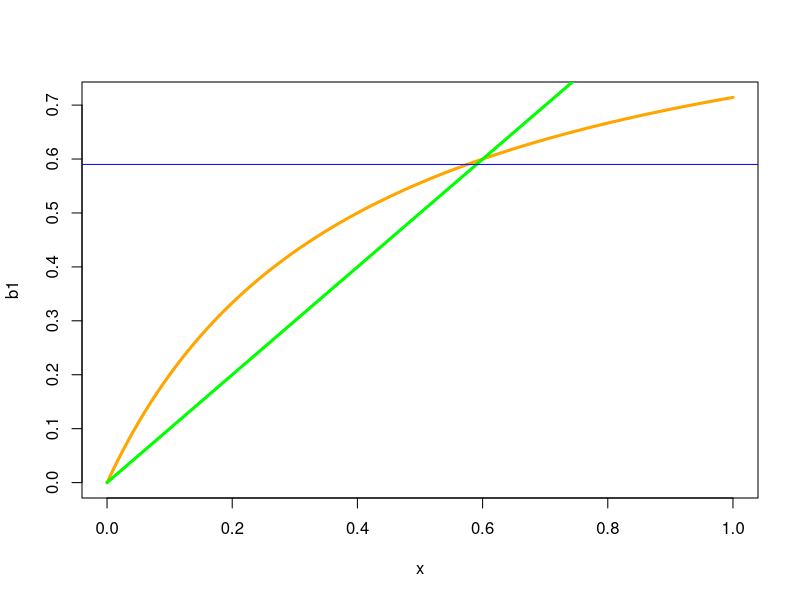
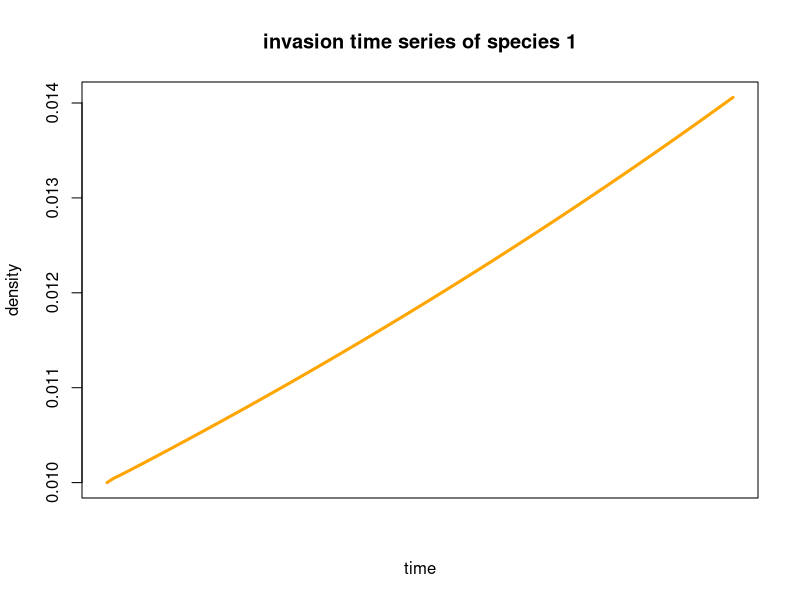
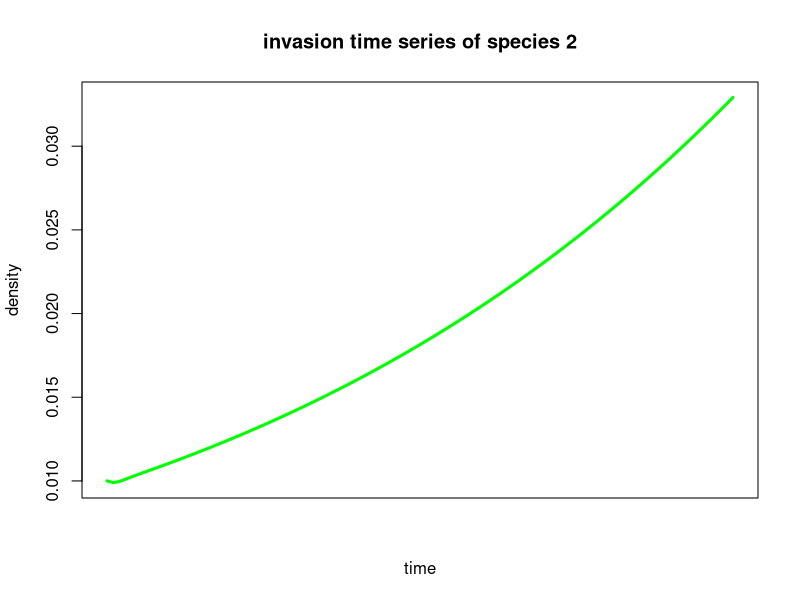

R code for these plots, in order: (Note: this script raises an error after producing the figures.)

# functions for simulating and determining initial conditions -------------

# population map of species 1, the gleaner
N1Dynam <- function(N1, R, pars){
  N1 * ((pars[["w"]] * pars[["mu1"]] * R)/(pars[["K1"]] + R) - pars[["d"]])
}

# population map of species 2, the opportunist
N2Dynam <- function(N2, R, pars){
  N2 * ((pars[["w"]] * pars[["mu2"]] * R)/(pars[["K2"]] + R) - pars[["d"]])
}

# map for the resource
RDynam <- function(N1, N2, R, pars){
  pars[["d"]]*(pars[["S"]] - R) - ((pars[["mu1"]] * R * N1)/(pars[["K1"]] + R)) - ((pars[["mu2"]] * R * N2)/(pars[["K2"]] + R))
}

# function for a single time-step
step <- function(N1, N2, R, pars){
  # local growth
  N1 <- N1 + N1Dynam(N1, R, pars)*pars[["dt"]];
  N2 <- N2 + N2Dynam(N2, R, pars)*pars[["dt"]];
  R <- R + RDynam(N1, N2, R, pars)*pars[["dt"]];
  
  # dispersal dynamics
  disp1 <- (1-pars[["q1"]])*N1*pars[["dt"]]
  disp2 <- (1-pars[["q2"]])*N2*pars[["dt"]]
  N1 <- N1 - disp1 + sum(disp1)/pars[["num_patches"]]
  N2 <- N2 - disp2 + sum(disp2)/pars[["num_patches"]]
  
  list(N1 = N1, N2 = N2, R = R)
}

# functions for simulating multiple time-steps
sim <- function(N1, N2, R, pars, num_steps){
  for(i in 1:num_steps)
  {
    temp <- step(N1, N2, R, pars)
    N1 <- temp$N1
    N2 <- temp$N2
    R <- temp$R
  }
  return(list(N1 = N1, N2 = N2, R = R))
}

# functions for simulating multiple time-steps and recording density/concentration data
sim_record <- function(N1_init, N2_init, R_init, pars, num_steps){
  
  N1_mat <- matrix(NA, nrow = pars[["num_patches"]], ncol = num_steps+1)
  N2_mat <- matrix(NA, nrow = pars[["num_patches"]], ncol = num_steps+1)
  R_mat <- matrix(NA, nrow = pars[["num_patches"]], ncol = num_steps+1)
  N1_mat[,1] <- N1_init
  N2_mat[,1] <- N2_init
  R_mat[,1] <- R_init
  
  for(i in 1:num_steps)
  {
    temp <- step(N1_mat[,i], N2_mat[,i], R_mat[,i], pars)
    N1_mat[,i+1] <- temp[["N1"]]
    N2_mat[,i+1] <- temp[["N2"]]
    R_mat[,i+1] <- temp[["R"]]
  }
  return(list(N1 = N1_mat, N2 = N2_mat, R = R_mat))
}

# equilibrium consumer density when there is only one resident
NEq <- function(w, d, mu, K, S0)
{
  (w * (d * (K + S0) - mu * S0 * w))/ (d - mu * w)
}

# equilibrium resource concentration when there is only one resident
REq <- function(w, d, mu, K, S0)
{
  (d * K)/(mu * w - d)
}

# proof of concept: coexistence -------------------------------------------

# specify parameters
num_patches <- 1000
S0 <- 3 # mean resource supply point
sigma <- 0.5
S <- rnorm(num_patches, S0, sigma)
S <- ifelse(S < 0,0,S)

pars <- list(
  num_patches = num_patches,
  dt = 0.01,
  d = 0.59,
  w = 1,
  S0 = S0,
  mu1 = 1,
  K1 = 0.4,
  q1 = 0.1,
  mu2 = 1000,
  K2 = 1000,
  q2 = 0.1,
  sigma = sigma,
  S = S
  )

# plot opporutnist-gleaner trade-off
xmax <- 1
x <- seq(0,xmax,0.01)
b1 <- pars[["w"]]*pars[["mu1"]]*x / (pars[["K1"]] + x)
b2 <- pars[["w"]]*pars[["mu2"]]*x / (pars[["K2"]] + x)
plot(x, b1, type = "l", col = "orange", lwd = 3, xlim = c(0,xmax))
lines(x, b2, type = "l", col = "green", lwd = 3)
abline(h=pars[["d"]], col = "Blue")

N1Eq <- NEq(pars[["w"]], pars[["d"]], pars[["mu1"]], pars[["K1"]], pars[["S0"]])
N2Eq <- NEq(pars[["w"]], pars[["d"]], pars[["mu2"]], pars[["K2"]], pars[["S0"]])
REq_inv2 <- REq(pars[["w"]], pars[["d"]], pars[["mu1"]], pars[["K1"]], pars[["S0"]])
REq_inv1 <- REq(pars[["w"]], pars[["d"]], pars[["mu2"]], pars[["K2"]], pars[["S0"]])


### INVASION ANALYSIS

# invasion analysis parameters
tmax <- 10000 
thin <- 100 # thin data archive for faster plotting

## species 1 is the invader
# intial conditions 
N1_init <- rep(0.01, pars[["num_patches"]])
N2_init <- rep(N2Eq, pars[["num_patches"]])
R_init <- rep(REq_inv1, pars[["num_patches"]])
# simulate
res <- sim_record(N1_init, N2_init, R_init, pars, tmax)
# plot invasion time series of species 1
plot(colMeans(res$N1[,seq(1,tmax+1, by = thin)]), type = "l", col = "orange", lwd = 3, main = "invasion time series of species 1", xlab = "time", ylab = "density", xaxt='n')

## species 2 is the invader
# intial conditions
N1_init <- rep(N1Eq, pars[["num_patches"]])
N2_init <- rep(0.01, pars[["num_patches"]])
R_init <- rep(REq_inv2, pars[["num_patches"]])
# simulate
res <- sim_record(N1_init, N2_init, R_init, pars, tmax)
plot(colMeans(res$N2[,seq(1,tmax+1, by = thin)]), type = "l", col = "green", lwd = 3, main = "invasion time series of species 2", xlab = "time", ylab = "density", xaxt='n')


### BOTH SPECIES AT TYPICAL ABUNDANCES

### intial conditions when both species are abundance
N1_init <- rep(N1Eq/2, pars[["num_patches"]])
N2_init <- rep(N1Eq/2, pars[["num_patches"]])
R_init <- rep(REq_inv1, pars[["num_patches"]])

tmax <- 100000
res <- sim_record(N1_init, N2_init, R_init, pars, tmax)
plot(colMeans(res$N1[,seq(1,tmax+1, by = thin)]), type = "l", col = "orange", lwd = 3, ylim = c(0.5,1.5), xlab = "Time", ylab = "Density", xaxt='n')
lines(colMeans(res$N2[,seq(1,tmax+1, by = thin)]), type = "l", col = "green", lwd = 3)
lines(colMeans(res$R[,seq(1,tmax+1, by = thin)]), type = "l", col = "purple", lwd = 3)
legend("topright", 
       legend = c("Consumer 1: gleaner", "Consumer 2: opportunist", "Resource"), 
       col = c("orange","green","purple"),
       lty= 1,
       lwd= 3)


# resource variation as a function of local retention --------------------

# specify parameters
num_patches <- 1000
S0 <- 3 # mean resource supply point
sigma <- 0.1
S <- rnorm(num_patches, S0, sigma)
S <- ifelse(S < 0,0,S)
q_vec <- seq(0,1, by = 0.05)
R_var <- numeric(length(q_vec))
tmax <- 1000

# simulations
for(i in seq_along(q_vec))
{
  pars <- list(
    num_patches = num_patches,
    dt = 0.01,
    d = 0.59,
    w = 1,
    S0 = S0,
    mu1 = 1,
    K1 = 0.4,
    q1 = q_vec[i],
    mu2 = 1000,
    K2 = 1000,
    q2 = 0.1,
    sigma = sigma,
    S = S
  )
  res <- sim(1, 0, 1, pars, tmax)
  R_var[i] <- var(res[["R"]])
}

# approximation
q_range <- seq(0,1,by = 0.001)
R_var_estim <- pars[["sigma"]]^2 *(((pars[["d"]] * pars[["K1"]] * (1 - q_range) * pars[["mu1"]] * pars[["w"]])/(
  pars[["d"]]^2 * (1 + (-1 + pars[["d"]]) * q_range) * (pars[["K1"]] + pars[["S0"]]) - 
    pars[["d"]] * pars[["mu1"]] * (pars[["d"]] * pars[["K1"]] * q_range + 2 * (1 + (-1 + pars[["d"]]) * q_range) * pars[["S0"]]) * pars[["w"]] + (1 + (-1 + pars[["d"]]) * q_range) * pars[["mu1"]]^2 * pars[["S0"]] * pars[["w"]]^2)))^2

# plot results
ymax <- max(c(R_var,R_var_estim))
plot(x = q_vec, y = R_var, pch = 16, ylim = c(0,ymax), xlab = "Local retention", ylab = "Resource variation")
lines(x = q_range, y = R_var_estim, col = "Red", pch = 16, lwd = 2)
legend("bottomleft", 
       legend = c("Simulation", "Approximation"), 
       col = c("Black","Red","purple"),
       lty=c(NA, 1),
       pch=c(16, NA),
       lwd= 3)
### interestingly, for reasons we are unsure of, the analytical approximation performs better when there is high local retention


# resource variation as a function of opportunism --------------------

# specify parameters
num_patches <- 1000
S0 <- 3 # mean resource supply point
sigma <- 0.1
S <- rnorm(num_patches, S0, sigma)
S <- ifelse(S < 0,0,S)

# fixed parameters
d = 0.59
w = 1
q1 = 0.9
R0 <- 0.6
tmax <- 1000

# varying parameters
K1_vec <- seq(0.1,1, by = 0.05)
mu1_vec <- d*(K1_vec + R0)/(R0*w)

R_var <- numeric(length(K1_vec))
R_mean <- numeric(length(K1_vec))

# simulations
for(i in seq_along(K1_vec))
{
  pars <- list(
    num_patches = num_patches,
    dt = 0.1,
    d = d,
    w = w,
    S0 = S0,
    mu1 = mu1_vec[i],
    K1 = K1_vec[i],
    q1 = q1,
    mu2 = 1000,
    K2 = 1000,
    q2 = 0.1,
    sigma = sigma,
    S = S
  )
  res <- sim(1, 0, 1, pars, tmax)
  R_var[i] <- var(res[["R"]])
  R_mean[i] <- mean(res[["R"]])
}

# approximation
K1_range <- seq(min(K1_vec),max(K1_vec),by = 0.001)

R_var_estim <- ((-1 + pars[["q1"]])^2 * R0^2 * (K1_range + 
                    R0)^2 * pars[["sigma"]]^2)/(pars[["d"]] * K1_range * pars[["q1"]] * (R0 - pars[["S0"]]) + (-1 + pars[["q1"]]) * (R0^2 + K1_range * pars[["S0"]]))^2

## plot results

# the mean of R should be consistently close to R0
plot(x = K1_vec, y = R_mean, pch = 16, xlab = expression("Gleaner" %<->% "Opportunist"), ylab = "Resource variation")

# plot variance
ymax <- max(c(R_var,R_var_estim))
plot(x = K1_vec, y = R_var, pch = 16, ylim = c(0,ymax), xlab = expression("Gleaner" %<->% "Opportunist"), ylab = "Resource variation")
lines(x = K1_range, y = R_var_estim, col = "Red", pch = 16, lwd = 2)
legend("bottomleft", 
       legend = c("Simulation", "Approximation"), 
       col = c("Black","Red","purple"),
       lty=c(NA, 1),
       pch=c(16, NA),
       lwd= 3)

